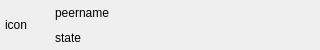
<?xml version="1.0" encoding="UTF-8"?>
<ui version="4.0">
 <class>FriendWidget</class>
 <widget class="QWidget" name="FriendWidget">
  <property name="geometry">
   <rect>
    <x>0</x>
    <y>0</y>
    <width>320</width>
    <height>50</height>
   </rect>
  </property>
  <property name="minimumSize">
   <size>
    <width>0</width>
    <height>0</height>
   </size>
  </property>
  <property name="maximumSize">
   <size>
    <width>16777215</width>
    <height>16777215</height>
   </size>
  </property>
  <property name="windowTitle">
   <string>Form</string>
  </property>
  <widget class="QLabel" name="iconlabel">
   <property name="geometry">
    <rect>
     <x>5</x>
     <y>5</y>
     <width>40</width>
     <height>40</height>
    </rect>
   </property>
   <property name="text">
    <string>icon</string>
   </property>
  </widget>
  <widget class="QLabel" name="peernamelabel_2">
   <property name="geometry">
    <rect>
     <x>55</x>
     <y>5</y>
     <width>100</width>
     <height>15</height>
    </rect>
   </property>
   <property name="text">
    <string>peername</string>
   </property>
  </widget>
  <widget class="QLabel" name="statelabel_3">
   <property name="geometry">
    <rect>
     <x>55</x>
     <y>30</y>
     <width>100</width>
     <height>15</height>
    </rect>
   </property>
   <property name="text">
    <string>state</string>
   </property>
  </widget>
 </widget>
 <resources/>
 <connections/>
</ui>
